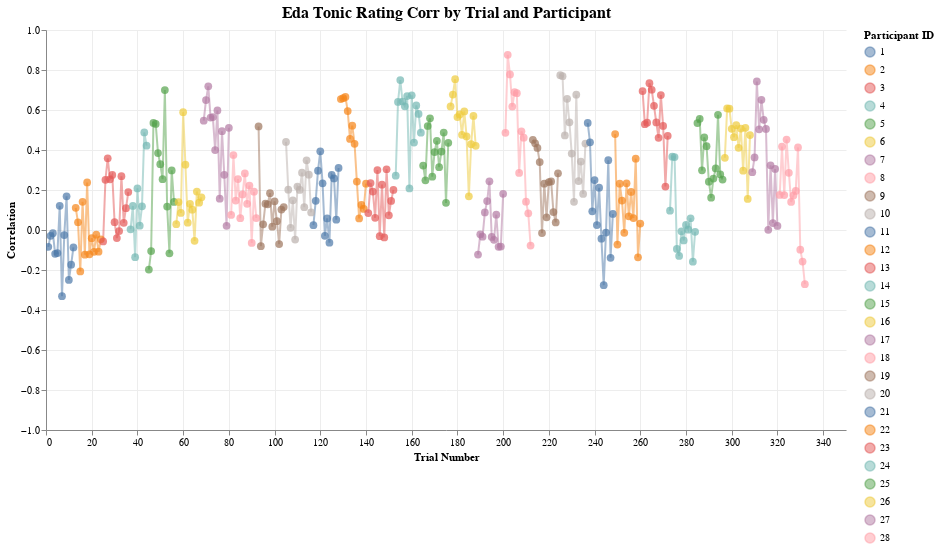

Notebook code cell kept with this figure:
### Code cell
col1, col2 = "eda_tonic", "rating"

corr_by_trial = calculate_correlations_by_trial(df, col1, col2)
corr_by_participant = aggregate_correlations_fisher_z(
    corr_by_trial, f"{col1}_{col2}_corr", "participant_id", include_ci=True
)
plot_correlations_by_trial(corr_by_trial, f"{col1}_{col2}_corr")
plot_correlations_by_participant(corr_by_participant, f"{col1}_{col2}_corr")

### Figure 1 — Vega-Lite specification as saved in the notebook (floating-point values rounded to 4 significant figures; data arrays with more than 128 entries replaced by an {"elided": "..."} marker saying what was removed)
{"config": {"view": {"continuousWidth": 300, "continuousHeight": 300, "strokeWidth": 0}, "axis": {"grid": true, "gridColor": "#ededed"}, "title": {"fontSize": 16, "anchor": "middle"}}, "layer": [{"mark": {"type": "line", "opacity": 0.5}, "encoding": {"color": {"field": "participant_id", "legend": {"title": "Participant ID"}, "type": "nominal"}, "x": {"axis": {"title": "Trial Number"}, "field": "trial_id", "type": "quantitative"}, "y": {"axis": {"title": "Correlation"}, "field": "eda_tonic_rating_corr", "scale": {"domain": [-1, 1]}, "type": "quantitative"}}, "name": "view_6"}, {"mark": {"type": "circle", "size": 60}, "encoding": {"color": {"field": "participant_id", "legend": {"title": "Participant ID"}, "type": "nominal"}, "tooltip": [{"field": "participant_id", "type": "nominal"}, {"field": "trial_id", "type": "quantitative"}, {"field": "eda_tonic_rating_corr", "format": ".3f", "type": "quantitative"}], "x": {"axis": {"title": "Trial Number"}, "field": "trial_id", "type": "quantitative"}, "y": {"axis": {"title": "Correlation"}, "field": "eda_tonic_rating_corr", "scale": {"domain": [-1, 1]}, "type": "quantitative"}}}], "data": {"name": "data-9f798994d6112c3fd3e26c7272e074ec"}, "height": 400, "params": [{"name": "param_6", "select": {"type": "interval", "encodings": ["x", "y"]}, "bind": "scales", "views": ["view_6"]}], "title": "Eda Tonic Rating Corr by Trial and Participant", "width": 800, "$schema": "https://vega.github.io/schema/vega-lite/v5.20.1.json", "datasets": {"data-9f798994d6112c3fd3e26c7272e074ec": {"elided": "332 records"}}}
